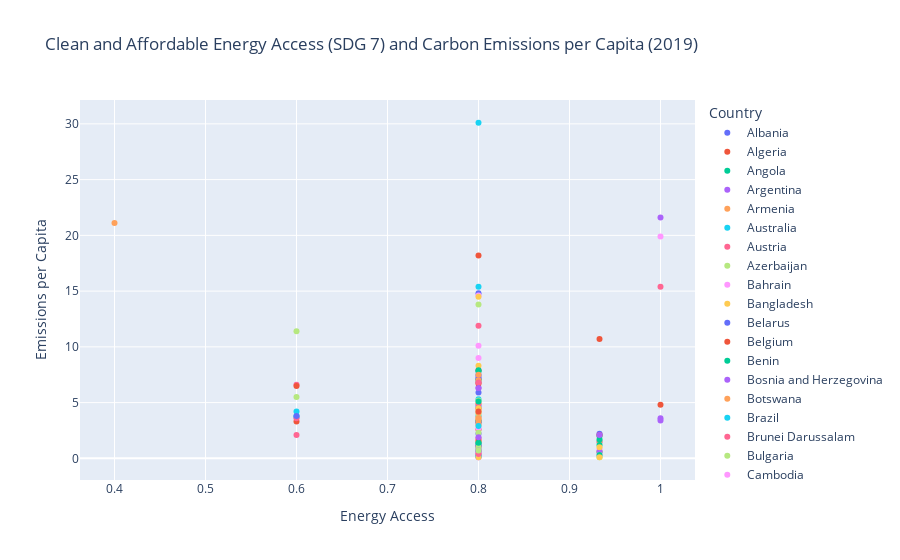

The notebook cell this image was saved under:
### Markdown cell above
# Step 6: Testing the hypothesis!

### Code cell
import plotly.express as px
fig = px.scatter(
    file_merged,
    x="Value_x",
    y="Value_y",
    color="Country",
    title="Clean and Affordable Energy Access (SDG 7) and Carbon Emissions per Capita (2019)",
    labels={"Value_x": "Energy Access", "Value_y": "Emissions per Capita"},
)
fig.show()
